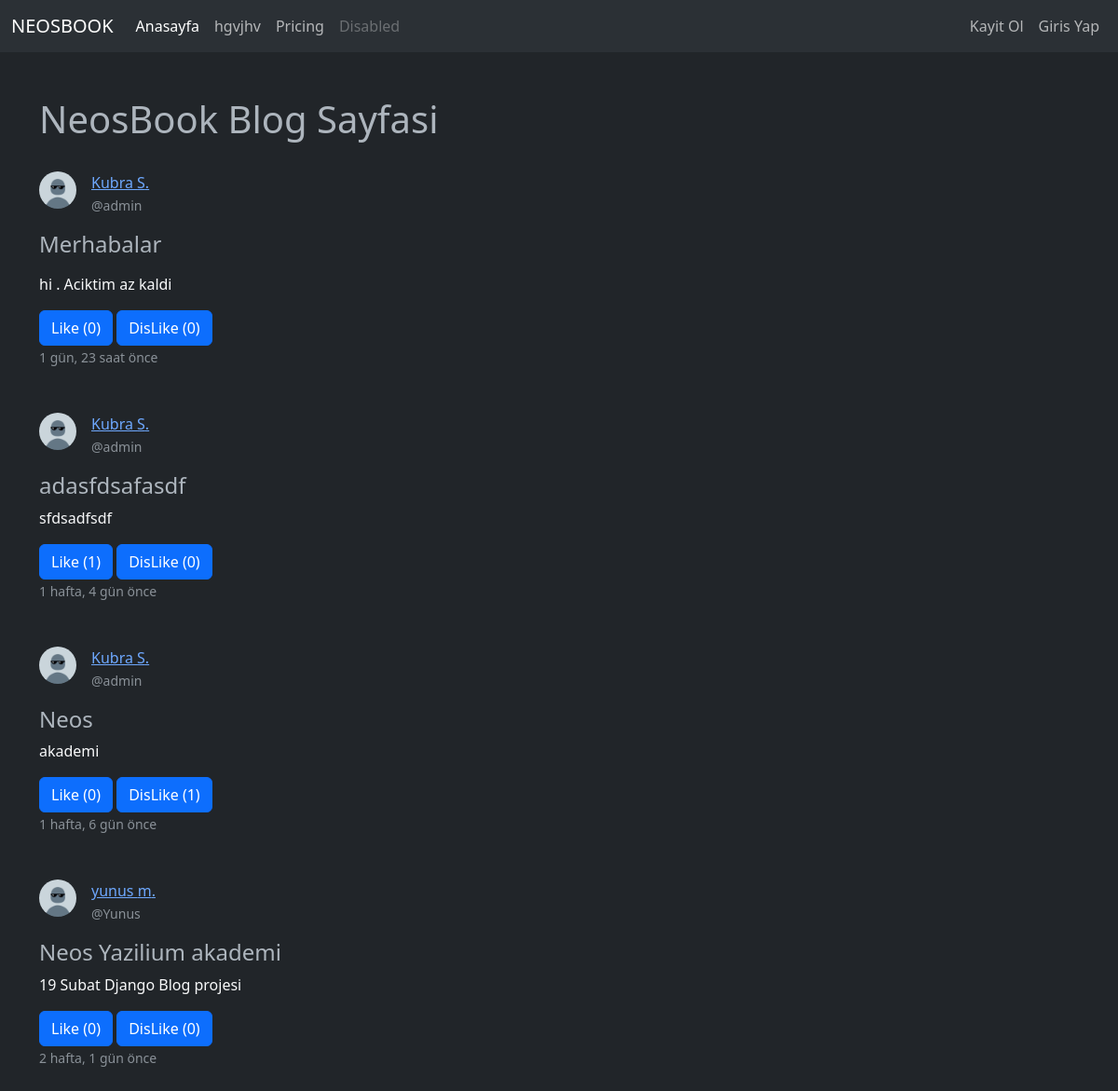
The page / on the database its author committed.
### posts/models.py (models this page shows, shortened)
class Post(models.Model):
    id = models.UUIDField(primary_key=True , default=uuid.uuid4 , editable=False)
    owner = models.ForeignKey(Profile , related_name="Owners" , on_delete=models.CASCADE , verbose_name='Yazar')
    title = models.CharField(max_length=100 , verbose_name='Baslik')
    content = RichTextField(max_length=500)
    image = models.FileField(upload_to='posts/' , verbose_name='Thumbnail')
    created_at = models.DateTimeField(auto_now_add=True)
    like = models.ManyToManyField(Profile , related_name="likes" ,  verbose_name='Begenemnler' , blank=True)
    dislike = models.ManyToManyField(Profile , related_name="dislikes" ,  verbose_name='Begenmeyenler' , blank=True)
    isPublish = models.BooleanField(default=False , verbose_name='Yayinla')
    slug = models.SlugField(null=True , blank=True , editable=False)

### user/models.py (models this page shows, shortened)
class Profile(models.Model):
    id = models.UUIDField(primary_key = True , default = uuid.uuid4 , editable = False)
    user = models.OneToOneField(User , on_delete=models.CASCADE)
    name = models.CharField(max_length=100 , verbose_name = 'isim ')
    surname = models.CharField(max_length=100 , verbose_name= 'Soyisim')
    bio = models.TextField(max_length=500 , verbose_name='Hakkinda' , default='Merhaba ben bir blog yazariyim')
    image = models.FileField(upload_to='profiles/' , null=True , verbose_name='Profil Resmi' , default='profiles/default.jpg')
    created_at = models.DateTimeField(auto_now_add= True , verbose_name= ' Olusturulma Tarihi')
    follow = models.ManyToManyField('self' , verbose_name='Takip' , related_name='takip' ,  symmetrical=False ,blank=True)
    followers = models.ManyToManyField('self' , verbose_name='Takipciler' , related_name='takipci', symmetrical=False , blank=True)
    slug = models.SlugField(null=True , blank=True , editable=False)

### posts/views.py (the view, shortened to what this page needs)
# urls.py: path('' , index , name='index'),
def index(request):
    posts = Post.objects.filter(isPublish = True).order_by('-created_at')[:5]
    context = {
        'posts':posts
    }
    return render(request , 'index.html' , context)

### templates/index.html (shortened to what this page needs)
{% load humanize %}
<!DOCTYPE html>
<html lang="en">
<head>
    <link href="https://cdn.jsdelivr.net/npm/bootstrap@5.3.0-alpha1/dist/css/bootstrap.min.css" rel="stylesheet">
</head>
<body data-bs-theme="dark">
    {% include "partials/_navbar.html" %}
    <div class="container mt-5">
    {% block content %}
        <h1>NeosBook Blog Sayfasi</h1>
        <div class="row">
          {% for post in posts  %}
              <div class="col-12 my-4">
                <div class="d-flex">
                  <img src="{{post.owner.image.url}}" width="40" height="40" class="rounded-5 me-3" alt="">
                  <p>
                    <a href="{% url 'profile' post.owner.slug %}">{{post.owner.name}} {{post.owner.surname|slice:"1"}}.</a>
                    <br>
                    <small class="text-muted">@{{post.owner.user.username}}</small>
                  </p>
                </div>
                <h4>{{post.title}}</h4>
                <p>
                  <a href="{% url 'post' post.id post.slug %}" class="text-decoration-none text-light" >{{post.content|safe}}</a>
                </p>
                <form action="" method="POST">
                  <input type="submit" name="like" value="Like ({{post.like.all.count}})" class="btn btn-primary">
                  <input type="submit" name="dislike" value="DisLike ({{post.dislike.all.count}})" class="btn btn-primary">
                </form>
                <small class="text-muted">{{post.created_at|naturaltime}}</small>
              </div>
          {% endfor %}
        </div>
        {% endblock content %}
    </div>
</body>
</html>

### templates/partials/_navbar.html (shortened to what this page needs)
<nav class="navbar navbar-expand-lg bg-body-tertiary">
    <div class="container-fluid">
      <a class="navbar-brand" href="/">NEOSBOOK</a>
      <div class="collapse navbar-collapse justify-content-between" id="navbarNav">
        <ul class="navbar-nav">
          <li class="nav-item">
            <a class="nav-link active" aria-current="page" href="/">Anasayfa</a>
          </li>
          <li class="nav-item">
            <a class="nav-link" href="">hgvjhv</a>
          </li>
          <li class="nav-item">
            <a class="nav-link" href="#">Pricing</a>
          </li>
          <li class="nav-item">
            <a class="nav-link disabled">Disabled</a>
          </li>
        </ul>
        <ul class="navbar-nav">
          {% if user.is_authenticated %}
             <li class="nav-item">
              <a href="{% url 'profile' request.user.profile.slug %}" class="nav-link">{{request.user}}</a>
             </li>
             <li class="nav-item">
              <a href="/create/" class="nav-link">Olustur</a>
             </li>
             <li class="nav-item">
              <a href="/user/logout/" class="nav-link">Cikis Yap</a>
             </li>
          {% else %}
            <li class="nav-item">
              <a href="/user/register/"
               {% if request.path == "/user/register/" %}
               class="nav-link active "
               {% else %}
               class="nav-link"
               {% endif %}
              >Kayit Ol</a>
            </li>
            <li class="nav-item">
              <a href="/user/login/"
              {% if request.path == "/user/login/" %}
               class="nav-link active"
               {% else %}
               class="nav-link"
               {% endif %}
              >Giris Yap</a>
            </li>
          {% endif %}
        </ul>
      </div>
    </div>
  </nav>

### rows shown on the page
Post: owner.image (placeholder picture), owner.name "Kubra", owner.surname "S", owner.user.username "admin", title "Merhabalar", like "Like (0)", dislike "DisLike (0)", created_at "1 gün, 23 saat önce"
Post: owner.image (placeholder picture), owner.name "Kubra", owner.surname "S", owner.user.username "admin", title "adasfdsafasdf", content "sfdsadfsdf", like "Like (1)", dislike "DisLike (0)", created_at "1 hafta, 4 gün önce"
Post: owner.image (placeholder picture), owner.name "Kubra", owner.surname "S", owner.user.username "admin", title "Neos", content "akademi", like "Like (0)", dislike "DisLike (1)", created_at "1 hafta, 6 gün önce"
Post: owner.image (placeholder picture), owner.name "yunus", owner.surname "m", owner.user.username "Yunus", title "Neos Yazilium akademi", content "19 Subat Django Blog projesi", like "Like (0)", dislike "DisLike (0)", created_at "2 hafta, 1 gün önce"
